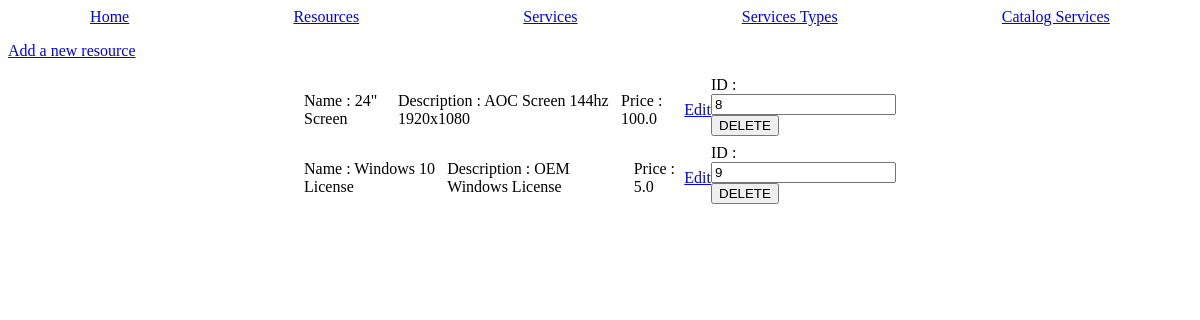
Before: /resources with the older database file.
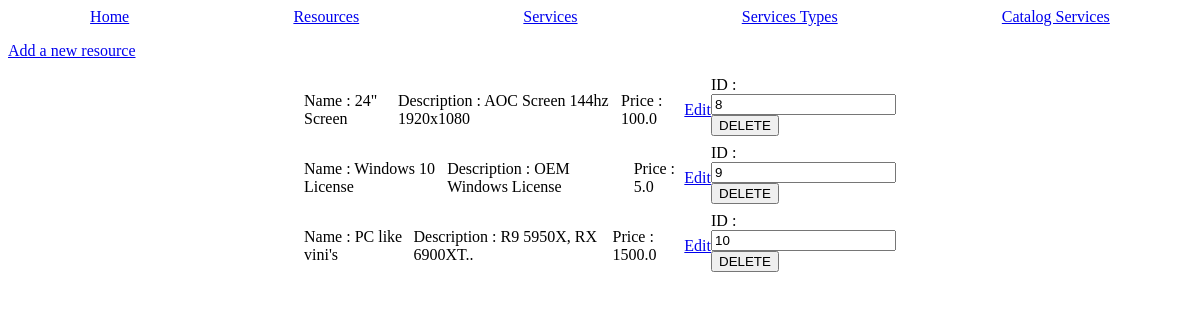
After: the same page with the newer database file.
### tables this page shows
CREATE TABLE "resources" (
	"id"	INTEGER,
	"desc"	TEXT NOT NULL,
	"price"	REAL NOT NULL,
	"name"	TEXT NOT NULL,
	PRIMARY KEY("id" AUTOINCREMENT)
);

### main.py (the view, shortened to what this page needs)
@app.route('/resources', methods = ['POST', 'GET'])
def resources():
    data_resources = utils.getRowsFromDb('SELECT * from resources');
    return render_template('resources.html.jinja', data=data_resources);

### utils.py (called while the page is built)
def dictFactory(cursor, row) -> dict:
    d = {};
    for idx, col in enumerate(cursor.description):
        d[col[0]] = row[idx];
    return d;

def connectDb(path : str = 'db/db.db') -> sqlite3.Connection:
    db = None;
    try:
        db = sqlite3.connect(path);
        db.row_factory = dictFactory;
    except Exception as err:
        flash("Can't connect do database " + str(err), 'error');
    return db;

def getRowsFromDb(request : str, values : tuple = None) -> dict:
    elementsFromDb : dict = None
    try:
        db = connectDb();
        cursor = db.cursor();
        if(type(values) is tuple):
            elementsFromDb = cursor.execute(request, values).fetchall();
        else:
            elementsFromDb = cursor.execute(request).fetchall();
        db.close();
    except Exception as err:
        flash("Can't execute SQL request " + str(err), 'error')
    return elementsFromDb;

### templates/resources.html.jinja (shortened to what this page needs)
{% extends "base.html.jinja" %}
{% block content %}
<a href="/add-resource"><p>Add a new resource</p></a>
{% if data|length > 0 %}
    {% for resource in data %}
        <div class="item">
            <div>
                <p>Name : {{ resource['name'] }}</p>
            </div>
            <div>
                <p>Description : {{ resource['desc'] }}</p>
            </div>
            <div>
                <p>Price : {{ resource['price'] }}</p>
            </div>
            <div>
                <a href="resource/{{resource['id']}}"><span>Edit</span></a>
            </div>
            <form action="/resources" method="POST" class="add-form">
                <label for="id">ID :</label>
                <input name="id" readonly value="{{resource['id']}}">
                <input type="submit" name="delete_resource" value="DELETE">
            </form>
        </div>
    {% endfor %}
{% else %}
<p>No resource at all, you can create one.</p>
{% endif %}
{% endblock %}

Changed rows visible on the page:
added resources: name "PC like vini's", desc "R9 5950X, RX 6900XT..", price "1500.0", id "10"
